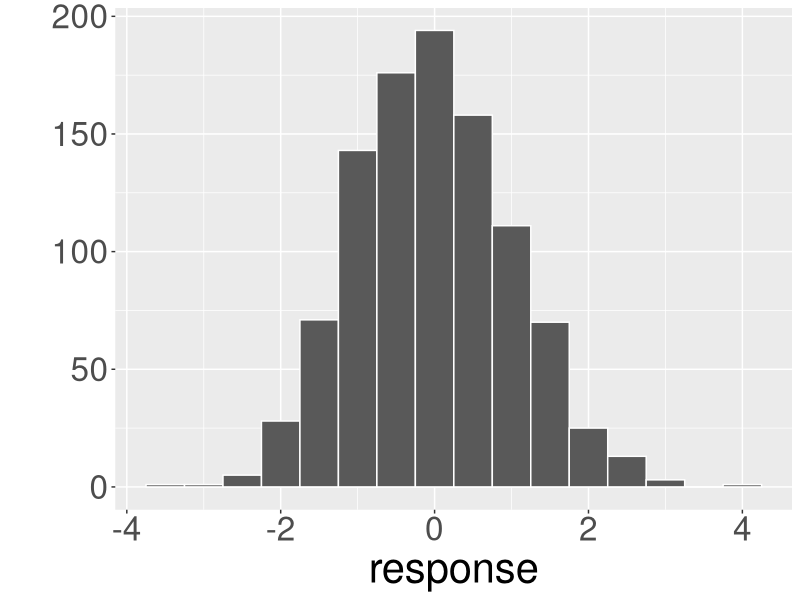
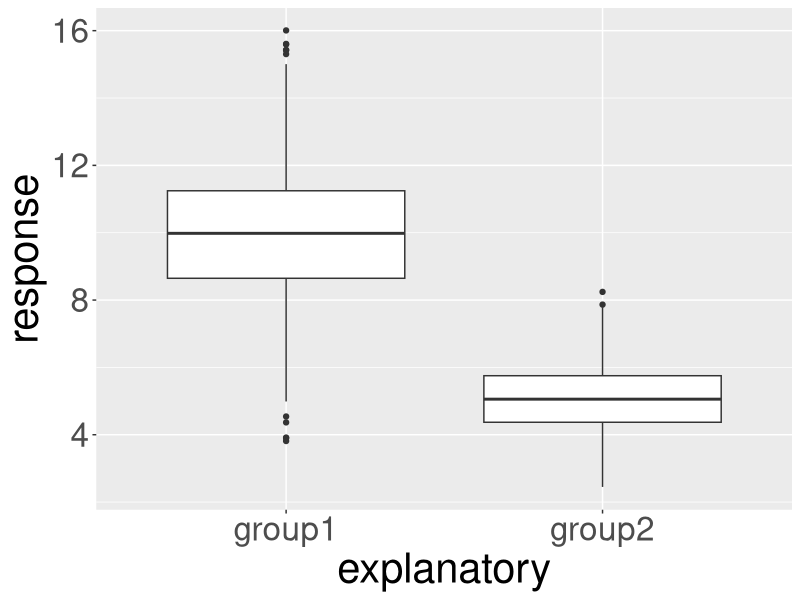
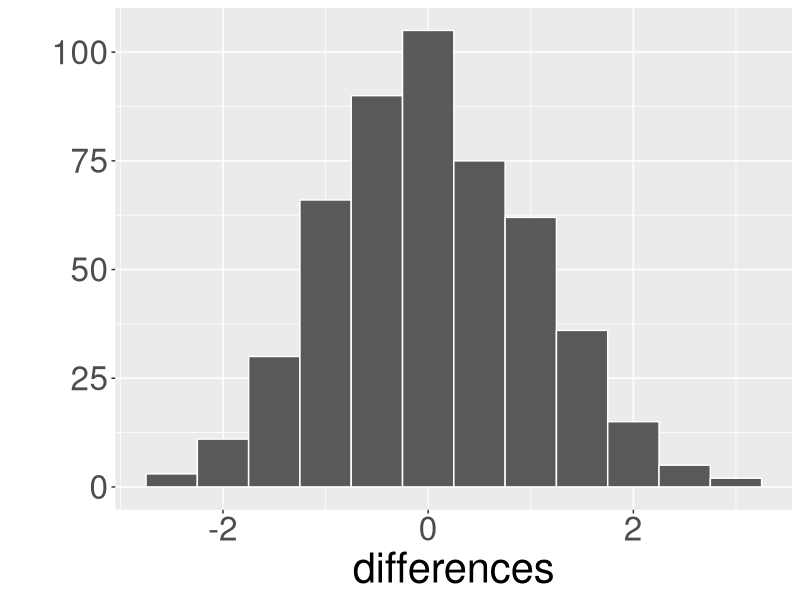
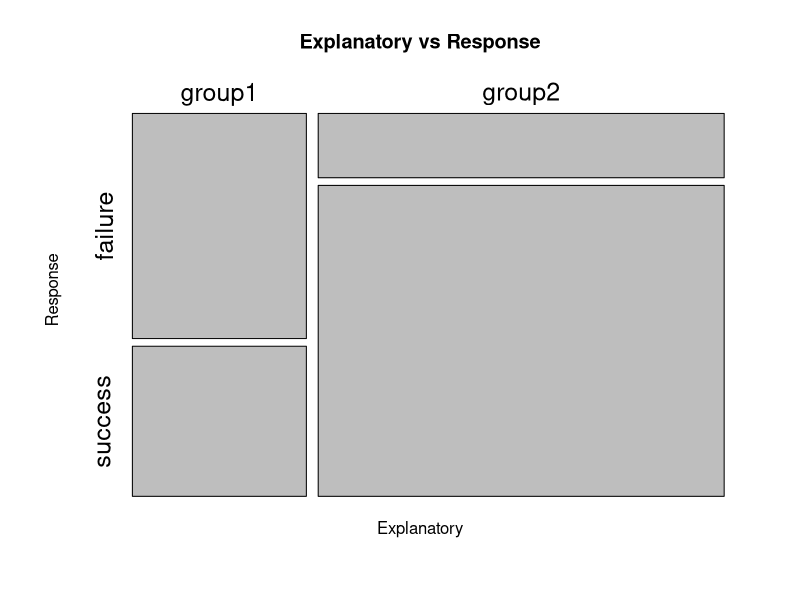
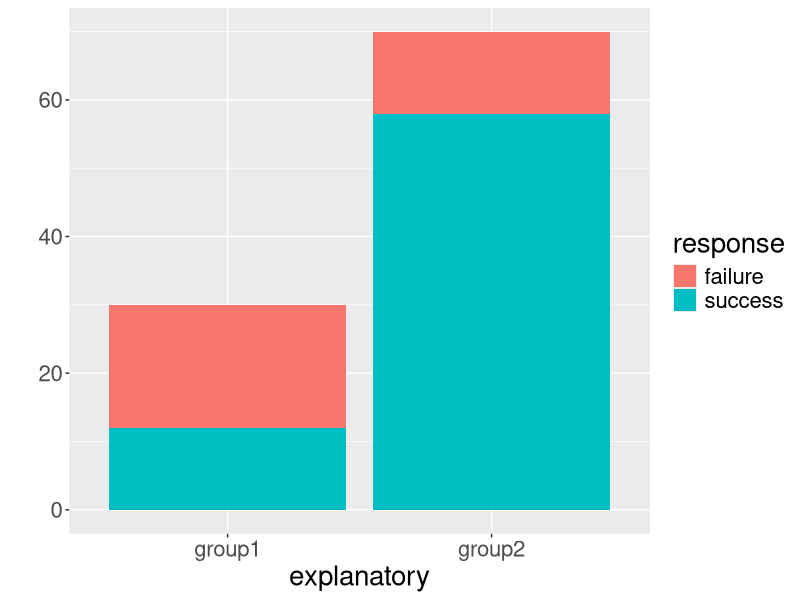
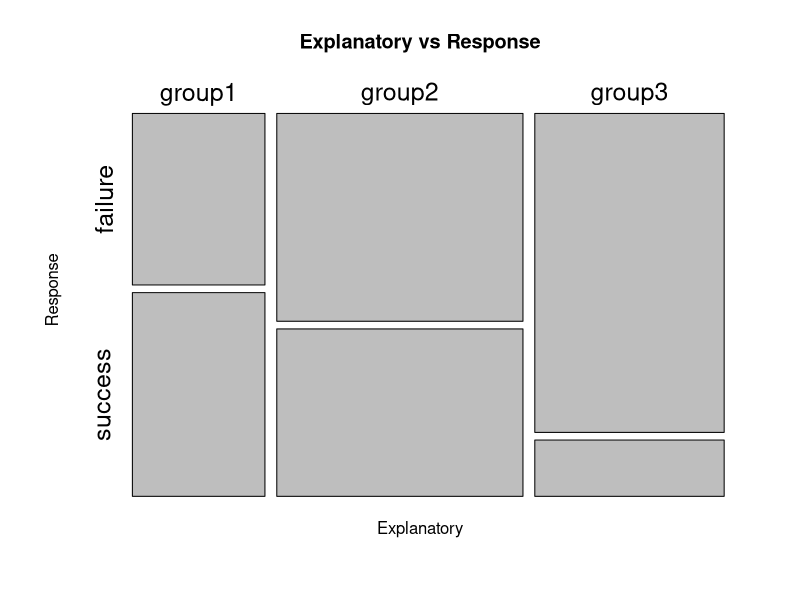
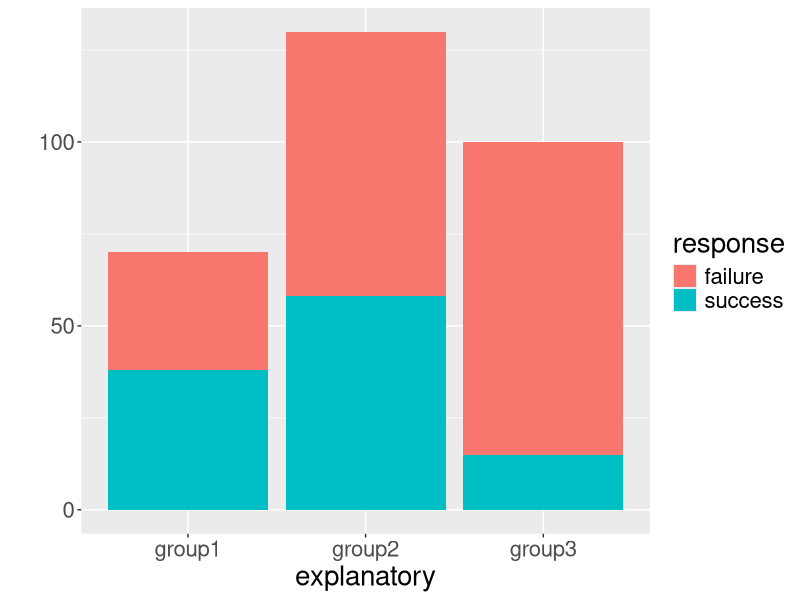
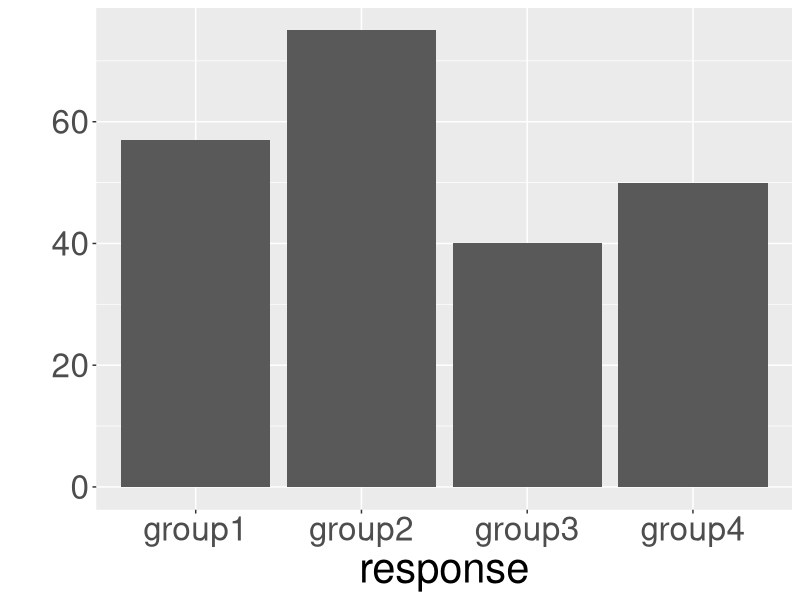

Source code (R) for these figures, in order:
library(ggplot2)
library(dplyr)
homedir <- "/Users/cismay/Google Drive/ismayc.github.io/teaching/diagrams/"

# 1
response <- rnorm(1000)
qplot(x = response, geom = "histogram", binwidth = 0.5, col = I("white")) + theme(text = element_text(size = 30))
ggsave(paste0(homedir, "01-histogram.png"), dpi = 1000)

# 2
response <- c(rnorm(1000, mean = 10, sd = 2), rnorm(1000, mean = 5, sd = 1))
explanatory <- c(rep("group1", 1000), rep("group2", 1000))
dataframe <- data.frame(explanatory, response) 
qplot(x = explanatory, y = response, data = dataframe, geom = "boxplot") + theme(text = element_text(size = 30))
ggsave(paste0(homedir, "02-side_by_side_boxplot.png"), dpi = 1000)

# 3
differences <- c(rnorm(500))
qplot(x = differences, geom = "histogram", binwidth = 0.5, col = I("white")) + theme(text = element_text(size = 30))
ggsave(paste0(homedir, "03-differences_histogram.png"), dpi = 600)

#5
explanatory <- c(rep("group1", 30), rep("group2", 70))
response <- c(rep("success", 12), rep("failure", 18), rep("success", 58), rep("failure", 12))
dataframe <- data.frame(explanatory, response)
#png(paste0(homedir, "05-mosaic.png"), res = 500)
mosaicplot(table(dataframe$explanatory, dataframe$response),
  xlab = "Explanatory", 
  ylab = "Response",
  main = "Explanatory vs Response",
  cex.axis = 1.5)
#dev.off()
qplot(x = explanatory, data = dataframe, fill = response, geom = "bar") + theme(text = element_text(size = 20))
ggsave(paste0(homedir, "05-stacked_bar.png"), dpi = 1000)


# 6
explanatory <- c(rep("group1", 70), rep("group2", 130), rep("group3", 100))
response <- c(rep("success", 38), rep("failure", 32), rep("success", 58), rep("failure", 130 - 58), rep("success", 15), rep("failure", 85))
dataframe <- data.frame(explanatory, response)
#png(paste0(homedir, "05-mosaic.png"), res = 500)
mosaicplot(table(dataframe$explanatory, dataframe$response),
  xlab = "Explanatory", 
  ylab = "Response",
  main = "Explanatory vs Response",
  cex.axis = 1.5)
#dev.off()
qplot(x = explanatory, data = dataframe, fill = response, geom = "bar") + theme(text = element_text(size = 20))
ggsave(paste0(homedir, "06-stacked_bar.png"), dpi = 600)


# 7
response <- c(rep("group1", 57), rep("group2", 75), rep("group3", 40), rep("group4", 50))
qplot(x = response) + theme(text = element_text(size = 30))
ggsave(paste0(homedir, "07-single-bar.png"), dpi = 1000)

# 9
response <- c(rep("success", 73), rep("failure", 27))
qplot(x = response) + theme(text = element_text(size = 30))
ggsave(paste0(homedir, "09-single-bar.png"), dpi = 1000)
